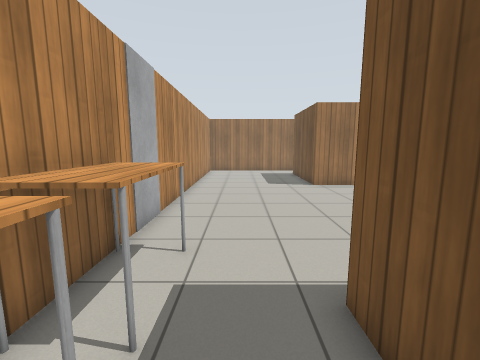
[1] (above)

15 first-person views from a walk through a Gazebo world. The camera is 1.2 m above the floor, tilts 8° down and sees 90° across. The floor is counted in squares, 0.5 m on a side. Each view is taken from the middle of a square. On the plan, view 1 faces up. The plan holds only what a view shows up to about 16 squares ahead; the rest is blank. Simple patterns stand in for the simulator's built-in surfaces.

[2]
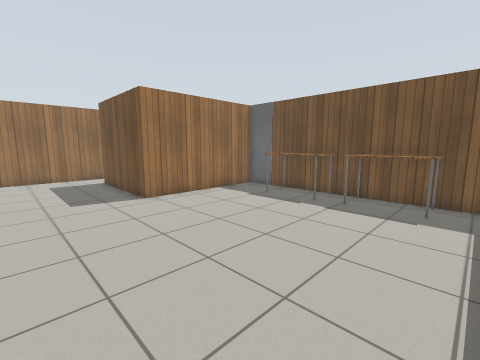

[3]
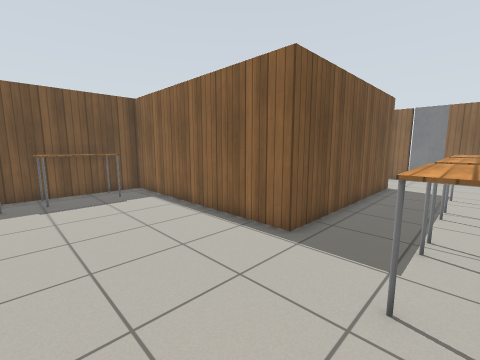

[4]
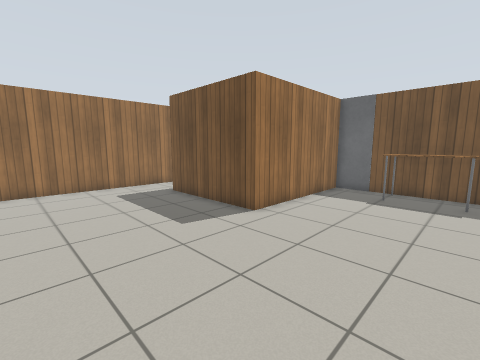

[5]
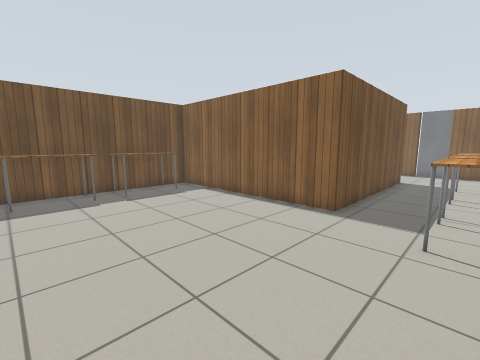

[6]
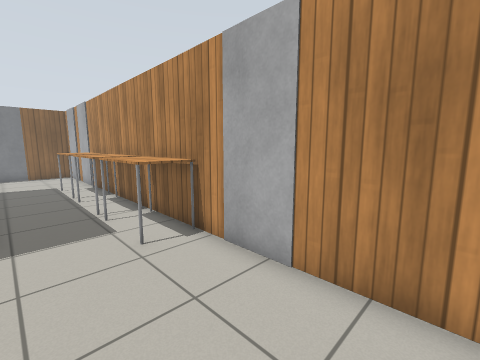

[7]
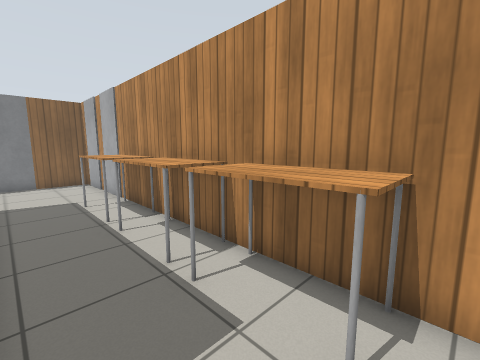

[8]
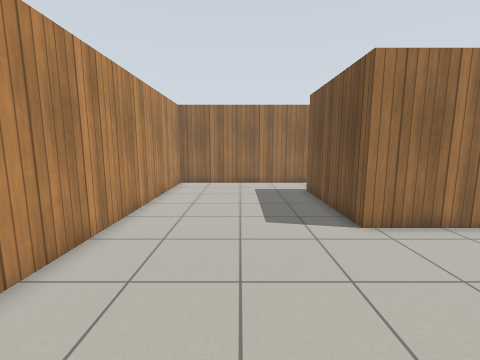

[9]
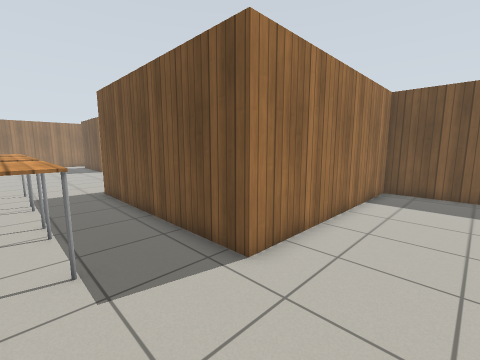

[10]
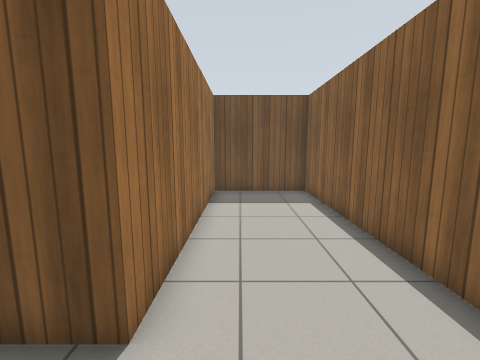

[11]
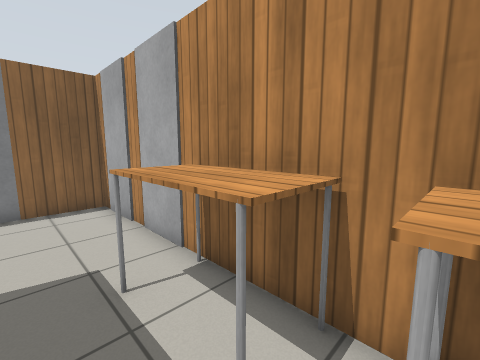

[12]
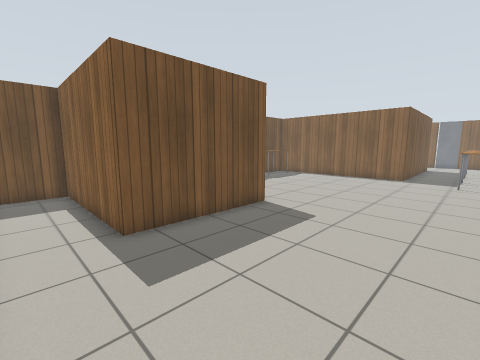

[13]
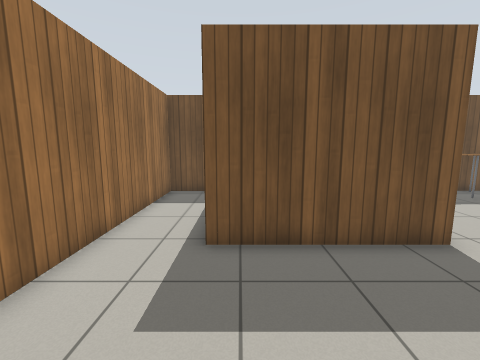

[14]
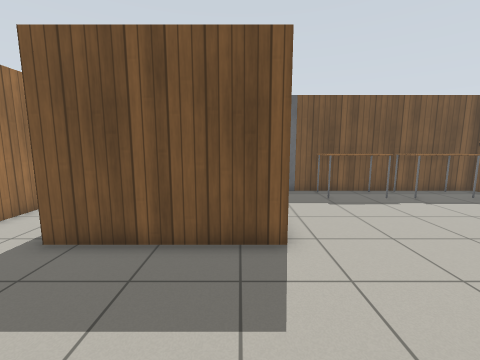

[15]
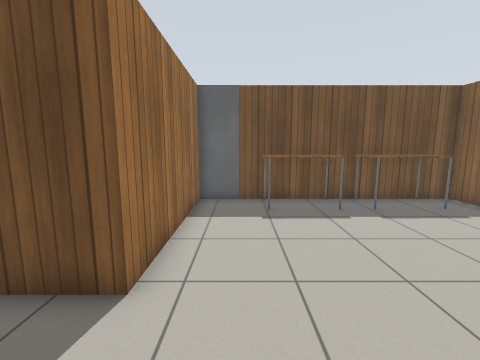

### Floor plan
Points are (right, up) in squares from view 1. A wall is a line through its corners. A room is listed if a view was taken in it or the views show most of it. See-through windows are left out.
Room 1 (views 1, 2, 3, 4, 5, 6, 7, 8, 9, 10, 11, 12, 13, 14, 15)
walls: (-2.9, 6.5) (-2.9, -5.9); (11.9, 14.8) (4.6, 14.8) (4.6, 20.8) (11.8, 20.8) (11.8, 23.7) (-2.9, 23.7) (-2.9, 8.5); (-2.9, -8) (-2.9, -8.9); (2.2, -11.5) (11.8, -11.5) (11.8, -6.6) (1.6, -6.6) (1.6, 3.4) (11.8, 3.4) (11.8, 13.1); (-2.9, -11.5) (-0.4, -11.5)
objects: door leaf (-3, -10); door leaf (-3, -7); door leaf (-3, 7) to (-3, 8); table (-2, -5) to (-1, -2); table (-2, -1) to (-1, 2); table (-2, 3) to (-1, 5); door leaf (0, -12) to (1, -11); table (10, 5) to (11, 8); table (10, 9) to (11, 12); door leaf (12, 14)

Where each view was taken, in squares from view 1:
view 1: 0 up, 0 right, facing up
view 2: 4 up, 0 right, facing up-right
view 3: 9 up, 2 left, facing down-right
view 4: 9 up, 2 left, facing up-right
view 5: 12 up, 2 left, facing down-right
view 6: 11 up, 1 right, facing down-left
view 7: 6 up, 1 right, facing down-left
view 8: 8 up, 1 right, facing up
view 9: 10 down, 2 left, facing up-right
view 10: 8 down, 1 left, facing right
view 11: 1 down, 0 right, facing down-left
view 12: 23 up, 2 left, facing down-right
view 13: 20 up, 1 left, facing right
view 14: 16 up, 1 left, facing right
view 15: 13 up, 1 right, facing right
